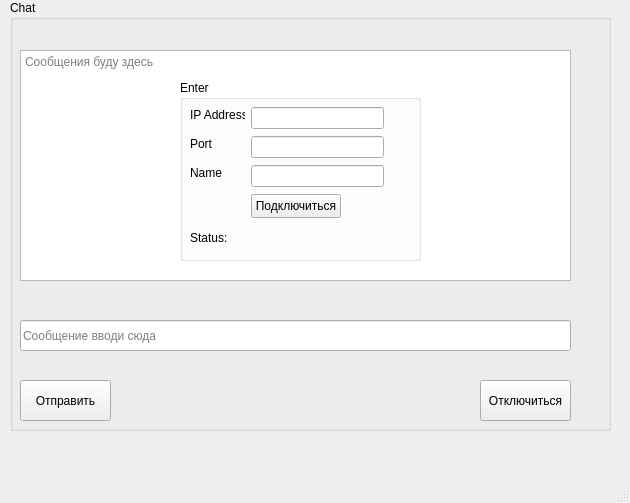
<?xml version="1.0" encoding="UTF-8"?>
<ui version="4.0">
 <class>MainWindow</class>
 <widget class="QMainWindow" name="MainWindow">
  <property name="geometry">
   <rect>
    <x>0</x>
    <y>0</y>
    <width>630</width>
    <height>503</height>
   </rect>
  </property>
  <property name="windowTitle">
   <string>MainWindow</string>
  </property>
  <widget class="QWidget" name="centralwidget">
   <property name="layoutDirection">
    <enum>Qt::LayoutDirection::LeftToRight</enum>
   </property>
   <widget class="QGroupBox" name="chatGroupBox">
    <property name="enabled">
     <bool>true</bool>
    </property>
    <property name="geometry">
     <rect>
      <x>10</x>
      <y>0</y>
      <width>601</width>
      <height>431</height>
     </rect>
    </property>
    <property name="title">
     <string>Chat</string>
    </property>
    <widget class="QTextEdit" name="chatTextEdit">
     <property name="geometry">
      <rect>
       <x>10</x>
       <y>50</y>
       <width>551</width>
       <height>231</height>
      </rect>
     </property>
     <property name="readOnly">
      <bool>true</bool>
     </property>
     <property name="placeholderText">
      <string>Сообщения буду здесь</string>
     </property>
    </widget>
    <widget class="QPushButton" name="sendButton">
     <property name="geometry">
      <rect>
       <x>10</x>
       <y>380</y>
       <width>91</width>
       <height>41</height>
      </rect>
     </property>
     <property name="text">
      <string>Отправить</string>
     </property>
    </widget>
    <widget class="QLineEdit" name="messageLineEdit">
     <property name="geometry">
      <rect>
       <x>10</x>
       <y>320</y>
       <width>551</width>
       <height>31</height>
      </rect>
     </property>
     <property name="text">
      <string/>
     </property>
     <property name="placeholderText">
      <string>Сообщение вводи сюда</string>
     </property>
    </widget>
    <widget class="QPushButton" name="disconnectButton">
     <property name="geometry">
      <rect>
       <x>470</x>
       <y>380</y>
       <width>91</width>
       <height>41</height>
      </rect>
     </property>
     <property name="text">
      <string>Отключиться</string>
     </property>
    </widget>
   </widget>
   <widget class="QGroupBox" name="serverConnectionGroupBox">
    <property name="geometry">
     <rect>
      <x>180</x>
      <y>80</y>
      <width>241</width>
      <height>181</height>
     </rect>
    </property>
    <property name="title">
     <string>Enter</string>
    </property>
    <widget class="QLabel" name="label_3">
     <property name="geometry">
      <rect>
       <x>10</x>
       <y>85</y>
       <width>32</width>
       <height>16</height>
      </rect>
     </property>
     <property name="text">
      <string>Name</string>
     </property>
    </widget>
    <widget class="QLineEdit" name="nameLineEdit">
     <property name="geometry">
      <rect>
       <x>71</x>
       <y>85</y>
       <width>133</width>
       <height>22</height>
      </rect>
     </property>
    </widget>
    <widget class="QLabel" name="label_2">
     <property name="geometry">
      <rect>
       <x>10</x>
       <y>56</y>
       <width>22</width>
       <height>16</height>
      </rect>
     </property>
     <property name="text">
      <string>Port</string>
     </property>
    </widget>
    <widget class="QPushButton" name="serverConnectionButton">
     <property name="geometry">
      <rect>
       <x>71</x>
       <y>114</y>
       <width>90</width>
       <height>24</height>
      </rect>
     </property>
     <property name="text">
      <string>Подключиться</string>
     </property>
    </widget>
    <widget class="QLabel" name="label">
     <property name="geometry">
      <rect>
       <x>10</x>
       <y>27</y>
       <width>55</width>
       <height>16</height>
      </rect>
     </property>
     <property name="text">
      <string>IP Address</string>
     </property>
    </widget>
    <widget class="QLineEdit" name="portLineEdit">
     <property name="geometry">
      <rect>
       <x>71</x>
       <y>56</y>
       <width>133</width>
       <height>22</height>
      </rect>
     </property>
    </widget>
    <widget class="QLineEdit" name="ipAddressLineEdit">
     <property name="geometry">
      <rect>
       <x>71</x>
       <y>27</y>
       <width>133</width>
       <height>22</height>
      </rect>
     </property>
    </widget>
    <widget class="QLabel" name="label_4">
     <property name="geometry">
      <rect>
       <x>10</x>
       <y>150</y>
       <width>49</width>
       <height>16</height>
      </rect>
     </property>
     <property name="text">
      <string>Status:</string>
     </property>
    </widget>
    <widget class="QLabel" name="statusLabel">
     <property name="geometry">
      <rect>
       <x>60</x>
       <y>150</y>
       <width>171</width>
       <height>16</height>
      </rect>
     </property>
     <property name="text">
      <string/>
     </property>
    </widget>
   </widget>
  </widget>
  <widget class="QMenuBar" name="menubar">
   <property name="geometry">
    <rect>
     <x>0</x>
     <y>0</y>
     <width>630</width>
     <height>22</height>
    </rect>
   </property>
  </widget>
  <widget class="QStatusBar" name="statusbar"/>
 </widget>
 <resources/>
 <connections/>
</ui>
